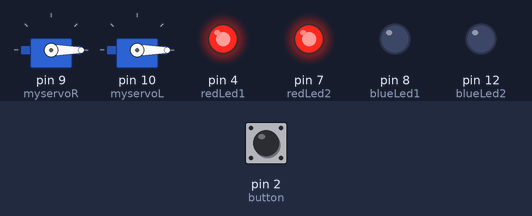
A sketch run on a simulated Arduino Uno, built with avr-gcc and run on an emulated ATmega328P. On the bench: 2 × servo, output pins drawn as LEDs (lit = HIGH). The test bench sets the inputs (shaded band); at power-on: pin 2 (button) HIGH.

Above: at 1.2 s.
1.3 s: pin 2 (button) pulled LOW for 0.15 s
At 1.46 s:
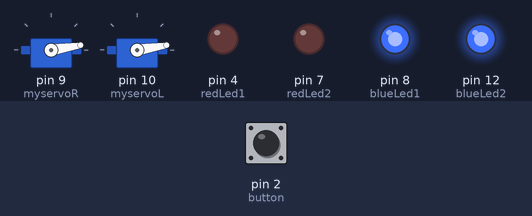
At 2.07 s:
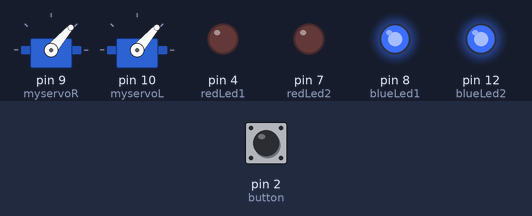
Timing chart, 0 to 8.3 s (numbered marks = the images above; inputs shaded):
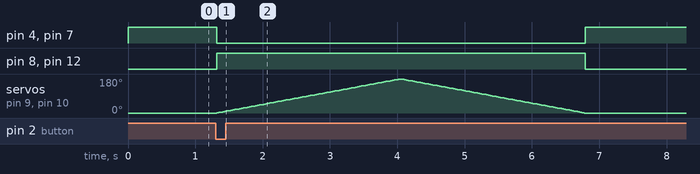

Measured:
- after the input at 1.3 s, pin 4 (redLed1), pin 7 (redLed2): HIGH → LOW at once, → HIGH 5.5 s later; pin 8 (blueLed1), pin 12 (blueLed2): LOW → HIGH at once, → LOW 5.5 s later; servo on pin 9 (myservoR), servo on pin 10 (myservoL): rises from 0° to 180° in 2.7 s, then falls to 0° in 2.7 s

The sketch:

WIPERS_V2.ino
```cpp
#include <Servo.h>

Servo myservoR;
Servo myservoL;
const int button = 2;
const int redLed1 = 4;
const int redLed2 = 7;
const int blueLed1 = 8;
const int blueLed2 = 12;

int buttonState;           // the current reading from the input pin

int pos = 0;


void setup() {
  pinMode(button, INPUT);
  pinMode(redLed1, OUTPUT);
  pinMode(redLed2, OUTPUT);
  pinMode(blueLed1, OUTPUT);
  pinMode(blueLed2, OUTPUT);
  myservoR.attach(9);
  myservoL.attach(10);
  Serial.begin(9600);
}

void loop() {

  buttonState = digitalRead(button);

  if (buttonState == LOW){

    for (pos = 0; pos <= 180; pos += 1) { // goes from 0 degrees to 180 degrees
    // in steps of 1 degree
      myservoR.write(pos);              // tell servo to go to position in variable 'pos'
      myservoL.write(pos);
      delay(15);                       // waits 15ms for the servo to reach the position
      digitalWrite(redLed1, LOW);
      digitalWrite(redLed2, LOW);
      digitalWrite(blueLed1, HIGH);
      digitalWrite(blueLed2, HIGH);
    }
    for (pos = 180; pos >= 0; pos -= 1) { // goes from 180 degrees to 0 degrees
      myservoR.write(pos);              // tell servo to go to position in variable 'pos'
      myservoL.write(pos);
      delay(15);                       // waits 15ms for the servo to reach the position
      digitalWrite(redLed1, LOW);
      digitalWrite(redLed2, LOW);
      digitalWrite(blueLed1, HIGH);
      digitalWrite(blueLed2, HIGH);
    }
  } else if (buttonState == HIGH){
    digitalWrite(redLed1, HIGH);
    digitalWrite(redLed2, HIGH);
    digitalWrite(blueLed1, LOW);
    digitalWrite(blueLed2, LOW);
    myservoR.write(0);
    myservoL.write(0);
  }
}
```
